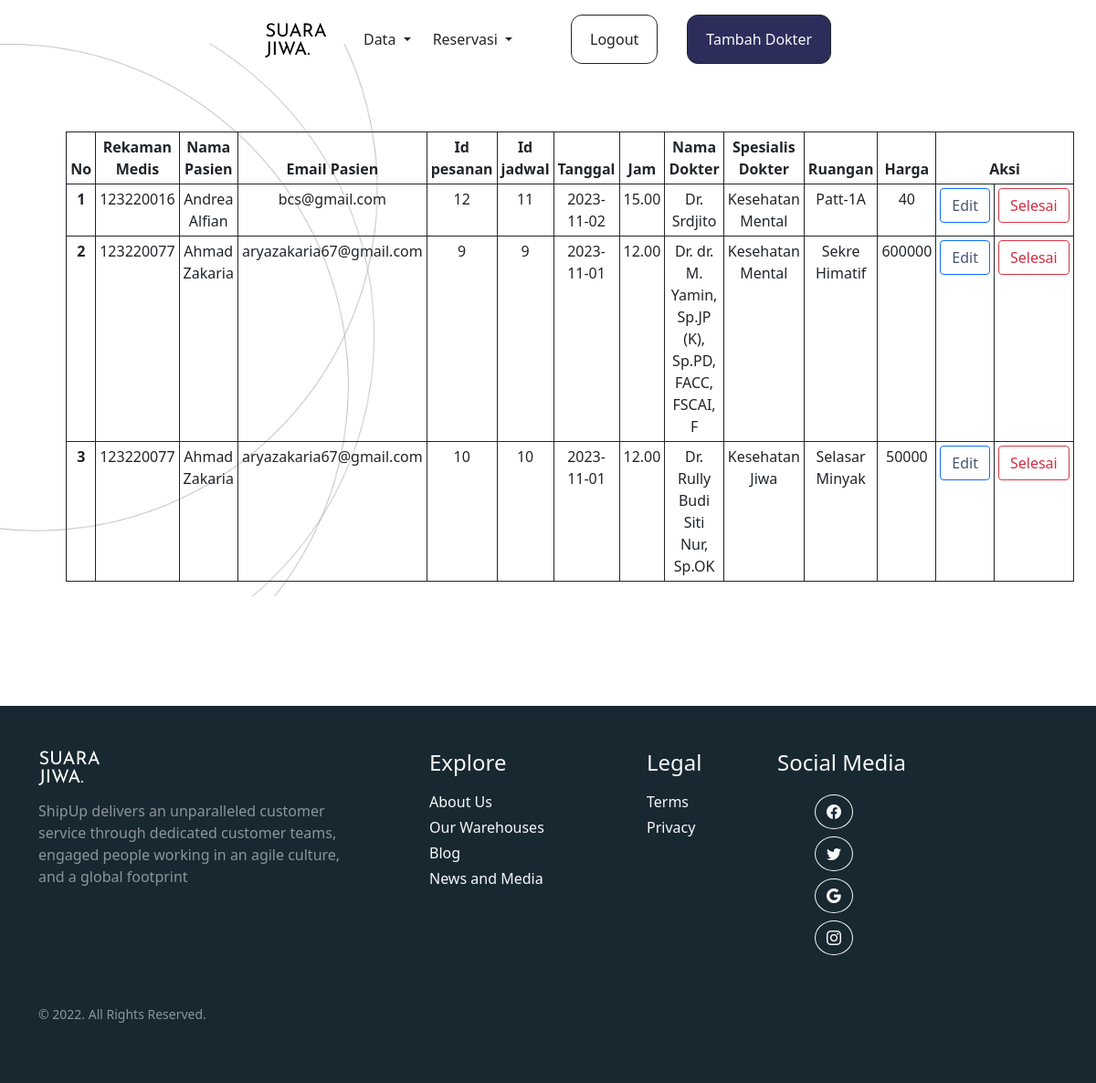
The app's page /admin/DPesan.php (signed in) with its own data.
### tables this page shows
CREATE TABLE `user` (
  `rek_medis` int(5) NOT NULL,
  `password` varchar(50) NOT NULL,
  `nama_user` varchar(50) DEFAULT NULL,
  `email` varchar(50) DEFAULT NULL,
  `tanggal_lahir` date DEFAULT NULL
);

CREATE TABLE `pesanan` (
  `id_pesanan` int(5) NOT NULL,
  `rek_medis` int(5) DEFAULT NULL,
  `id_jadwal` int(5) DEFAULT NULL
);

CREATE TABLE `jadwal_dokter` (
  `id_jadwal` int(5) NOT NULL,
  `jadwal` date DEFAULT NULL,
  `jam` varchar(5) NOT NULL,
  `id_dokter` int(5) DEFAULT NULL
);

CREATE TABLE `dokter` (
  `id_dokter` int(5) NOT NULL,
  `pengalaman` varchar(1) DEFAULT NULL,
  `nama` varchar(50) DEFAULT NULL,
  `spesialis` varchar(50) DEFAULT NULL,
  `deskripsi` varchar(8000) DEFAULT NULL,
  `ruangan` varchar(50) DEFAULT NULL,
  `harga` int(11) DEFAULT NULL,
  `gambar` varchar(5) NOT NULL
);

### admin/DPesan.php (the view, shortened to what this page needs)
<!DOCTYPE html>
<html lang="en">
  <head>
    <link rel="stylesheet" href="https://cdn.jsdelivr.net/npm/bootstrap-icons@1.5.0/font/bootstrap-icons.css" />
    <link href="https://cdn.jsdelivr.net/npm/bootstrap@5.0.2/dist/css/bootstrap.min.css" rel="stylesheet" />
    <link rel="stylesheet" href="../style.css" />
  </head>
  <body class="overflow-x-hidden">
    <nav id="nav1" class="navbar navbar-expand-lg bg-body-tertiary fixed-top pt-3">
      <div class="container-fluid">
        <div class="collapse navbar-collapse justify-content-center" id="navbarNavDropdown">
          <ul class="navbar-nav text-center d-flex align-items-center">
            <li class="nav-item ">
            <a href="idxAdmin.php"><img src="../gambar/sj.png" style="left: 5;" alt="" srcset=""><a class="navbar-brand" href="#"></a></a>
            </li>
            <li class="nav-item dropdown">
              <a class="nav-link dropdown-toggle text-dark ms-3" href="#" role="button" data-bs-toggle="dropdown" aria-expanded="false">
                Data
              </a>
            </li>
            <li class=" ms-2 nav-item dropdown">
              <a class="nav-link dropdown-toggle text-dark" href="#" role="button" data-bs-toggle="dropdown" aria-expanded="false">
              Reservasi
              </a>
            </li>
            <li class=" ms-2 nav-item">
              <button style="border-radius: 12px!important;" class="btn btn-outline-dark ms-5"><a class="nav-link active text-dark" aria-current="page" href="logout.php">Logout</a></button>
            </li>
            <li class=" ms-2 nav-item">
              <button style="border-radius: 12px!important;" class="btn btn-dark bg-dark ms-4"><a class="nav-link active text-light" aria-current="page" href="daftarDok.php">Tambah Dokter</a></button>
            </li>
          </ul>
        </div>
      </div>
    </nav>
    <section class=" mb-5 mt-5 pt-5 d-flex justify-content-center align-items-center" style="background-image: url(../gambar/bg.jpg); background-size: cover;">
    <table class="table table-bordered table-sm ms-5 w-75 border-dark mt-5 text-center">
  <thead>
    <tr>
      <th scope="col">No</th>
      <th scope="col">Rekaman Medis</th>
      <th scope="col">Nama Pasien</th>
      <th scope="col">Email Pasien</th>
      <th scope="col">Id pesanan</th>
      <th scope="col">Id jadwal</th>
      <th scope="col">Tanggal</th>
      <th scope="col">Jam</th>
      <th scope="col">Nama Dokter</th>
      <th scope="col">Spesialis Dokter</th>
      <th scope="col">Ruangan</th>
      <th scope="col">Harga</th>
      <th colspan="2">Aksi</th>
    </tr>
  </thead>
  <tbody>
<?php
include '../koneksi.php';
$no = 1;
$data = mysqli_query($connect,"SELECT user.rek_medis, user.nama_user,user.email, pesanan.id_pesanan, jadwal_dokter.id_jadwal,  jadwal_dokter.jadwal, jadwal_dokter.jam, dokter.id_dokter, dokter.nama, dokter.spesialis, dokter.ruangan, dokter.harga FROM user INNER JOIN pesanan ON user.rek_medis = pesanan.rek_medis INNER JOIN jadwal_dokter ON pesanan.id_jadwal  = jadwal_dokter.id_jadwal INNER JOIN dokter ON jadwal_dokter.id_dokter = dokter.id_dokter;");
while($d = mysqli_fetch_array($data)){
?>
    <tr>
      <th scope="row"><?php echo $no++; ?></th>
        <td><?php echo $d['rek_medis']; ?></td>
        <td><?php echo $d['nama_user']; ?></td>
        <td><?php echo $d['email']; ?></td>
        <td><?php echo $d['id_pesanan']; ?></td>
        <td><?php echo $d['id_jadwal']; ?></td>
        <td><?php echo $d['jadwal']; ?></td>
        <td><?php echo $d['jam']; ?></td>
        <td><?php echo $d['nama']; ?></td>
        <td><?php echo $d['spesialis']; ?></td>
        <td><?php echo $d['ruangan']; ?></td>
        <td><?php echo $d['harga']; ?></td>
      <td><button type='button' class='btn btn-outline-primary'><a style='text-decoration: none; color:#465771;' href='update.php?id_dokter=<?=$d["id_dokter"]?>'>Edit</a></button></td>
        <td><button type='button' class='btn btn-outline-danger'><a style='text-decoration: none;color:#ce3046;' href='hapus.php?id_pesanan=<?=$d["id_pesanan"]?>&id_jadwal=<?=$d["id_jadwal"]?>'>Selesai</a></button></td>
    </tr>
<?php
}
?>
  </tbody>
</table>
    </section>
    <br><br><br>
      <div class="px-3 pb-5 footer" style="background-color: #182831!important;">
        <div class="container">
          <div class="row ">
            <div class="col-lg-4 col-xs-12 mt-5">
              <img src="gambar/sj.png" class="mb-3" alt="" srcset="" style="filter: invert(100%);">
              <p class="pr-5 text-white-50 mb-1">ShipUp delivers an unparalleled customer service through dedicated customer teams, engaged people working in an agile culture, and a global footprint</p>
            </div>
            <div class="col-lg-2 col-xs-12 mt-5 ms-5 links">
              <h4 class="mt-lg-0 mb-3 mt-sm-3 text-light">Explore</h4>
              <ul class="m-0 p-0" style="list-style: none">
                <li class="mb-1"><a class="text-decoration-none text-light" href="profile.html">About Us</a></li>
                <li class="mb-1"><a class="text-decoration-none text-light" href="profile.html">Our Warehouses</a></li>
                <li class="mb-1"><a class="text-decoration-none text-light" href="profile.html">Blog</a></li>
                <li class="mb-1"><a class="text-decoration-none text-light" href="profile.html">News and Media</a></li>
                <br />
              </ul>
            </div>
            <div class="col-lg-1 col-xs-12 mt-5 ms-5 location">
              <h4 class="mt-lg-0 mb-3 mt-sm-4 text-light">Legal</h4>
              <ul class="m-0 p-0" style="list-style: none">
                <li class="mb-1"><a class="text-decoration-none text-light" href="profile.html">Terms</a></li>
                <li class="mb-1"><a class="text-decoration-none text-light" href="profile.html">Privacy</a></li>
                <br />
              </ul>
            </div>
            <div class="col-lg-3 col-xs-12 mt-5 ms-5 lsocial">
              <h4 class="mt-lg-0 mb-3 mt-sm-4 text-light">Social Media</h4>
              <div class="icon d-inline">
              <div class="col-md-5 col-lg-4 ml-lg-0 text-center text-md-end">
                <a
                   class="btn btn-outline-light rounded-circle m-1"
                   class="text-white"
                   role="button"
                   ><i class="bi bi-facebook"></i
                  ></a>
                <a
                   class="btn btn-outline-light rounded-circle m-1"
                   class="text-white"
                   role="button"
                   ><i class="bi bi-twitter"></i
                  ></a>
                <a
                   class="btn btn-outline-light rounded-circle m-1"
                   class="text-white"
                   role="button"
                   ><i class="bi bi-google"></i
                  ></a>
                <a
                   class="btn btn-outline-light rounded-circle m-1"
                   class="text-white"
                   role="button"
                   ><i class="bi bi-instagram"></i
                  ></a>
              </div>
            </div>
            </div>
          </div>
          <div class="row mt-5">
            <div class="col copyright">
              <p class=""><small class="text-white-50">© 2022. All Rights Reserved.</small></p>
            </div>
          </div>
        </div>
      </div>
  </body>
</html>

### style.css (style rules this page uses)
.bg-dark { background-color: #2C2D5B !important; }

### records on screen
user: rek_medis "123220016", nama_user "Andrea Alfian", email "bcs@gmail.com", pesanan.id_pesanan "12", jadwal_dokter.id_jadwal "11", jadwal_dokter.jadwal "2023-11-02", jadwal_dokter.jam "15.00", dokter.nama "Dr. Srdjito", dokter.spesialis "Kesehatan Mental", dokter.ruangan "Patt-1A", dokter.harga "40"
user: rek_medis "123220077", nama_user "Ahmad Zakaria", email "aryazakaria67@gmail.com", pesanan.id_pesanan "9", jadwal_dokter.id_jadwal "9", jadwal_dokter.jadwal "2023-11-01", jadwal_dokter.jam "12.00", dokter.nama "Dr. dr. M. Yamin, Sp.JP (K), Sp.PD, FACC, FSCAI, F", dokter.spesialis "Kesehatan Mental", dokter.ruangan "Sekre Himatif", dokter.harga "600000", pesanan.id_pesanan "10", jadwal_dokter.id_jadwal "10", dokter.nama "Dr. Rully Budi Siti Nur, Sp.OK", dokter.spesialis "Kesehatan Jiwa", dokter.ruangan "Selasar Minyak", dokter.harga "50000"
